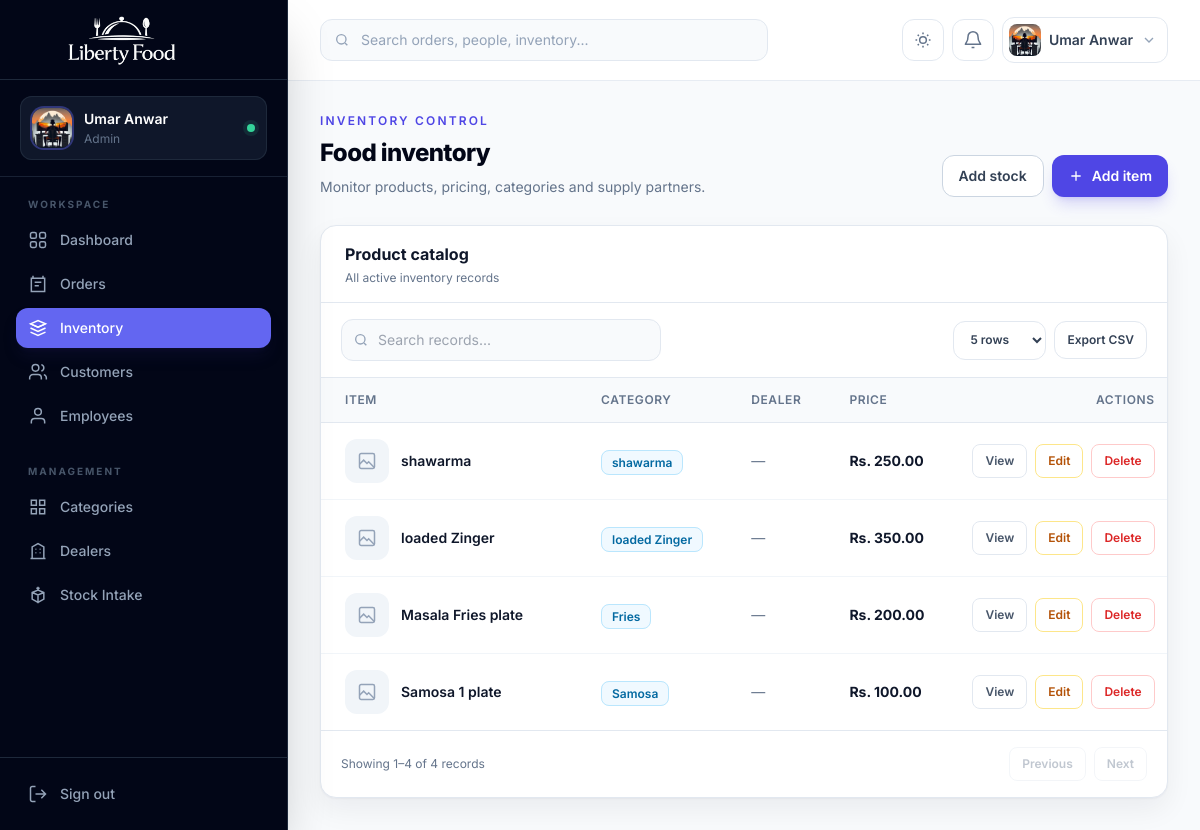
The page /foods/ (signed in) on the database its author committed.
### accounts/models.py (models this page shows, shortened)
class CustomUser(AbstractUser):
    email = models.EmailField(unique=True)
    ROLE_CHOICES = (
        ('admin', 'Admin'),
        ('employee', 'Employee'),
        ('customer', 'Customer'),
    )
    role = models.CharField(
        max_length=20,
        choices=ROLE_CHOICES,
        default='customer'
    )
    phone = models.CharField(
        max_length=15,
        blank=True,
        null=True
    )
    profile_image = models.ImageField(
        upload_to='profiles/',
        blank=True,
        null=True
    )

### core_app/models.py (models this page shows, shortened)
class FoodItem(models.Model):
    name = models.CharField(max_length=100)
    description = models.TextField()
    price = models.DecimalField(max_digits=8, decimal_places=2, blank=True)
    category = models.ForeignKey(Category, on_delete=models.CASCADE)
    dealer = models.ForeignKey(Dealer, on_delete=models.SET_NULL, null=True, blank=True)
    image = models.ImageField(upload_to="food_images/", null=True, blank=True)
    quantity = models.PositiveIntegerField(default=0)
    created_at = models.DateTimeField(auto_now_add=True)
    total_sold = models.PositiveIntegerField(default=0)

class Category(models.Model):
    name = models.CharField(max_length=200)
    image = models.ImageField(upload_to='categories/', null=True, blank=True)
    status = models.BooleanField(default=True)

### core_app/views.py (the view)
# urls.py: path('foods/', views.fooditem_list, name='fooditem_list'),
@admin_required
def fooditem_list(request):
    return render(request, "fooditem_list.html", {
        "items": FoodItem.objects.all()
    })

### templates/fooditem_list.html (shortened to what this page needs)
{% extends "base.html" %}
{% block content %}
<section class="mb-7 flex flex-col gap-4 sm:flex-row sm:items-end sm:justify-between"><div><p class="text-xs font-semibold uppercase tracking-[.18em] text-indigo-600 dark:text-indigo-400">Inventory control</p><h1 class="mt-2 text-2xl font-extrabold tracking-tight text-slate-950 dark:text-white">Food inventory</h1><p class="mt-2 text-sm text-slate-500">Monitor products, pricing, categories and supply partners.</p></div><div class="flex flex-wrap gap-2"><a href="{% url 'food_quantity' %}" class="rounded-xl border border-slate-300 bg-white px-4 py-2.5 text-sm font-semibold text-slate-700 hover:bg-slate-50 dark:border-slate-700 dark:bg-slate-900 dark:text-slate-200">Add stock</a><a href="{% url 'fooditem_add' %}" class="inline-flex items-center gap-2 rounded-xl bg-indigo-600 px-4 py-2.5 text-sm font-semibold text-white shadow-lg shadow-indigo-600/20 hover:bg-indigo-700"><svg class="h-4 w-4" viewBox="0 0 24 24" fill="none" stroke="currentColor" stroke-width="2"><path d="M12 5v14M5 12h14"/></svg> Add item</a></div></section>
<section class="overflow-hidden rounded-2xl border border-slate-200 bg-white shadow-soft dark:border-slate-800 dark:bg-slate-900"><div class="border-b border-slate-200 px-6 py-4 dark:border-slate-800"><h2 class="font-bold text-slate-900 dark:text-white">Product catalog</h2><p class="mt-1 text-xs text-slate-500">All active inventory records</p></div><div class="overflow-x-auto"><table class="min-w-full divide-y divide-slate-200 dark:divide-slate-800"><thead class="bg-slate-50 dark:bg-slate-800/50"><tr><th class="px-6 py-3.5 text-left text-xs font-semibold uppercase tracking-wider text-slate-500">Item</th><th class="px-6 py-3.5 text-left text-xs font-semibold uppercase tracking-wider text-slate-500">Category</th><th class="px-6 py-3.5 text-left text-xs font-semibold uppercase tracking-wider text-slate-500">Dealer</th><th class="px-6 py-3.5 text-left text-xs font-semibold uppercase tracking-wider text-slate-500">Price</th><th class="px-6 py-3.5 text-right text-xs font-semibold uppercase tracking-wider text-slate-500">Actions</th></tr></thead><tbody class="divide-y divide-slate-100 dark:divide-slate-800">{% for item in items %}<tr class="hover:bg-slate-50 dark:hover:bg-slate-800/40"><td class="px-6 py-4"><div class="flex min-w-52 items-center gap-3">{% if item.image %}<img src="{{ item.image.url }}" alt="{{ item.name }}" class="h-11 w-11 rounded-xl object-cover ring-1 ring-slate-200 dark:ring-slate-700">{% else %}<span class="flex h-11 w-11 items-center justify-center rounded-xl bg-slate-100 text-slate-400 dark:bg-slate-800"><svg class="h-5 w-5" viewBox="0 0 24 24" fill="none" stroke="currentColor" stroke-width="1.8"><rect x="3" y="3" width="18" height="18" rx="2"/><path d="m3 16 5-5 4 4 2-2 7 7"/></svg></span>{% endif %}<span class="text-sm font-semibold text-slate-900 dark:text-white">{{ item.name }}</span></div></td><td class="whitespace-nowrap px-6 py-4"><span class="rounded-lg border border-sky-200 bg-sky-50 px-2.5 py-1 text-xs font-semibold text-sky-700 dark:border-sky-900 dark:bg-sky-950/50 dark:text-sky-300">{{ item.category.name }}</span></td><td class="whitespace-nowrap px-6 py-4 text-sm text-slate-500">{{ item.dealer|default:"—" }}</td><td class="whitespace-nowrap px-6 py-4 text-sm font-bold text-slate-900 dark:text-white">Rs. {{ item.price }}</td><td class="px-6 py-4"><div class="flex justify-end gap-2"><a href="{% url 'fooditem_detail' item.id %}" class="rounded-lg border border-slate-200 px-3 py-2 text-xs font-semibold text-slate-600 hover:text-indigo-600 dark:border-slate-700 dark:text-slate-300">View</a><a href="{% url 'fooditem_edit' item.id %}" class="rounded-lg border border-amber-200 px-3 py-2 text-xs font-semibold text-amber-700 hover:bg-amber-50 dark:border-amber-900 dark:text-amber-400">Edit</a><a href="{% url 'fooditem_delete' item.id %}" class="rounded-lg border border-red-200 px-3 py-2 text-xs font-semibold text-red-600 hover:bg-red-50 dark:border-red-900 dark:text-red-400">Delete</a></div></td></tr>{% empty %}<tr><td colspan="5" class="px-6 py-16 text-center text-sm text-slate-500">No food items found.</td></tr>{% endfor %}</tbody></table></div></section>
{% endblock %}

### templates/base.html (shortened to what this page needs)
{% load static %}
<!DOCTYPE html>
<html lang="en" class="h-full scroll-smooth">
<head>
  <script src="https://cdn.tailwindcss.com"></script>
</head>
<body class="h-full bg-slate-50 font-sans text-slate-700 antialiased dark:bg-slate-950 dark:text-slate-300">
  <aside id="sidebar" class="fixed inset-y-0 left-0 z-50 flex w-72 -translate-x-full flex-col border-r border-slate-800 bg-slate-950 text-slate-300 shadow-2xl transition-transform duration-300 lg:translate-x-0">
    <div class="flex h-20 items-center gap-3 border-b border-slate-800 px-5">
      <a href="{% url 'home' %}" class="block h-16 w-52" aria-label="Liberty Food home">
        <img src="{% static 'liberty-food-logo-cropped.png' %}" alt="Liberty Food" class="h-full w-full object-contain">
      </a>
    </div>
    <div class="border-b border-slate-800/80 px-5 py-4">
      <div class="flex items-center gap-3 rounded-xl bg-slate-900 px-3 py-3 ring-1 ring-inset ring-slate-800">
        {% if request.user.profile_image %}
          <img src="{{ request.user.profile_image.url }}" alt="{{ request.user.username }}" class="h-10 w-10 rounded-xl object-cover ring-2 ring-indigo-500/40">
        {% else %}
          <div class="flex h-10 w-10 items-center justify-center rounded-xl bg-indigo-500/15 text-sm font-bold uppercase text-indigo-300 ring-1 ring-inset ring-indigo-500/30">
            {{ request.user.username|slice:":1" }}
          </div>
        {% endif %}
        <div class="min-w-0">
          <p class="truncate text-sm font-semibold text-white">{{ request.user.get_full_name|default:request.user.username }}</p>
          <p class="mt-0.5 truncate text-xs capitalize text-slate-500">{{ request.user.role|default:"Team member" }}</p>
        </div>
        <span class="ml-auto h-2 w-2 rounded-full bg-emerald-400 ring-4 ring-emerald-400/10" title="Online"></span>
      </div>
    </div>
    <nav class="flex-1 overflow-y-auto px-4 py-5" aria-label="Primary navigation">
      <p class="mb-2 px-3 text-[10px] font-bold uppercase tracking-[.2em] text-slate-600">Workspace</p>
      <div class="space-y-1">
        <a href="{% url 'home' %}" class="nav-link flex items-center gap-3 rounded-xl px-3 py-2.5 text-sm font-medium transition {% if request.resolver_match.url_name == 'home' %}bg-indigo-500 text-white shadow-lg shadow-indigo-950/30{% else %}text-slate-400 hover:bg-slate-900 hover:text-white{% endif %}">
          <svg class="h-5 w-5" viewBox="0 0 24 24" fill="none" stroke="currentColor" stroke-width="1.8"><rect x="3" y="3" width="7" height="7" rx="2"/><rect x="14" y="3" width="7" height="7" rx="2"/><rect x="3" y="14" width="7" height="7" rx="2"/><rect x="14" y="14" width="7" height="7" rx="2"/></svg>
          Dashboard
        </a>
        {% if request.user.role == 'admin' or request.user.is_superuser %}<a href="{% url 'order_list' %}" class="nav-link flex items-center gap-3 rounded-xl px-3 py-2.5 text-sm font-medium transition {% if 'order' in request.resolver_match.url_name %}bg-indigo-500 text-white shadow-lg shadow-indigo-950/30{% else %}text-slate-400 hover:bg-slate-900 hover:text-white{% endif %}">
          <svg class="h-5 w-5" viewBox="0 0 24 24" fill="none" stroke="currentColor" stroke-width="1.8"><path d="M6 2v4M18 2v4M4 5h16v16H4z"/><path d="M8 10h8M8 14h5"/></svg>
          Orders
        </a>
        <a href="{% url 'fooditem_list' %}" class="nav-link flex items-center gap-3 rounded-xl px-3 py-2.5 text-sm font-medium transition {% if 'fooditem' in request.resolver_match.url_name or request.resolver_match.url_name == 'food_quantity' %}bg-indigo-500 text-white shadow-lg shadow-indigo-950/30{% else %}text-slate-400 hover:bg-slate-900 hover:text-white{% endif %}">
          <svg class="h-5 w-5" viewBox="0 0 24 24" fill="none" stroke="currentColor" stroke-width="1.8"><path d="m3 7 9-4 9 4-9 4-9-4Z"/><path d="m3 7 9 4 9-4M3 12l9 4 9-4M3 17l9 4 9-4"/></svg>
          Inventory
        </a>
        <a href="{% url 'customer_list' %}" class="nav-link flex items-center gap-3 rounded-xl px-3 py-2.5 text-sm font-medium transition {% if 'customer' in request.resolver_match.url_name %}bg-indigo-500 text-white shadow-lg shadow-indigo-950/30{% else %}text-slate-400 hover:bg-slate-900 hover:text-white{% endif %}">
          <svg class="h-5 w-5" viewBox="0 0 24 24" fill="none" stroke="currentColor" stroke-width="1.8"><path d="M16 21v-2a4 4 0 0 0-4-4H6a4 4 0 0 0-4 4v2"/><circle cx="9" cy="7" r="4"/><path d="M22 21v-2a4 4 0 0 0-3-3.87M16 3.13a4 4 0 0 1 0 7.75"/></svg>
          Customers
        </a>
        <a href="{% url 'employee_list' %}" class="nav-link flex items-center gap-3 rounded-xl px-3 py-2.5 text-sm font-medium transition {% if 'employee' in request.resolver_match.url_name or 'salary' in request.resolver_match.url_name %}bg-indigo-500 text-white shadow-lg shadow-indigo-950/30{% else %}text-slate-400 hover:bg-slate-900 hover:text-white{% endif %}">
          <svg class="h-5 w-5" viewBox="0 0 24 24" fill="none" stroke="currentColor" stroke-width="1.8"><path d="M20 21v-2a4 4 0 0 0-4-4H8a4 4 0 0 0-4 4v2"/><circle cx="12" cy="7" r="4"/></svg>
          Employees
        </a>{% endif %}
      </div>
      {% if request.user.role == 'admin' or request.user.is_superuser %}<p class="mb-2 mt-7 px-3 text-[10px] font-bold uppercase tracking-[.2em] text-slate-600">Management</p>
      <div class="space-y-1">
        <a href="{% url 'category_list' %}" class="nav-link flex items-center gap-3 rounded-xl px-3 py-2.5 text-sm font-medium transition {% if 'category' in request.resolver_match.url_name %}bg-indigo-500 text-white{% else %}text-slate-400 hover:bg-slate-900 hover:text-white{% endif %}">
          <svg class="h-5 w-5" viewBox="0 0 24 24" fill="none" stroke="currentColor" stroke-width="1.8"><path d="M4 4h6v6H4zM14 4h6v6h-6zM4 14h6v6H4zM14 14h6v6h-6z"/></svg>
          Categories
        </a>
        <a href="{% url 'dealer_list' %}" class="nav-link flex items-center gap-3 rounded-xl px-3 py-2.5 text-sm font-medium transition {% if 'dealer' in request.resolver_match.url_name %}bg-indigo-500 text-white{% else %}text-slate-400 hover:bg-slate-900 hover:text-white{% endif %}">
          <svg class="h-5 w-5" viewBox="0 0 24 24" fill="none" stroke="currentColor" stroke-width="1.8"><path d="M3 21h18M5 21V7l7-4 7 4v14M9 10h1M14 10h1M9 14h1M14 14h1"/></svg>
          Dealers
        </a>
        <a href="{% url 'food_quantity' %}" class="nav-link flex items-center gap-3 rounded-xl px-3 py-2.5 text-sm font-medium transition {% if request.resolver_match.url_name == 'food_quantity' %}bg-indigo-500 text-white{% else %}text-slate-400 hover:bg-slate-900 hover:text-white{% endif %}">
          <svg class="h-5 w-5" viewBox="0 0 24 24" fill="none" stroke="currentColor" stroke-width="1.8"><path d="M12 22V12M5 9l7 3 7-3M5 9l7-3 7 3v8l-7 4-7-4V9Z"/><path d="M12 2v4M10 4h4"/></svg>
          Stock Intake
        </a>
      </div>{% endif %}
    </nav>
    <div class="border-t border-slate-800 p-4">
      <a href="{% url 'logout' %}" class="flex items-center gap-3 rounded-xl px-3 py-2.5 text-sm font-medium text-slate-400 transition hover:bg-red-500/10 hover:text-red-400">
        <svg class="h-5 w-5" viewBox="0 0 24 24" fill="none" stroke="currentColor" stroke-width="1.8"><path d="M9 21H5a2 2 0 0 1-2-2V5a2 2 0 0 1 2-2h4M16 17l5-5-5-5M21 12H9"/></svg>
        Sign out
      </a>
    </div>
  </aside>
  <div id="app-main" class="min-h-full transition-all duration-300 lg:ml-72">
    <header id="topbar" class="sticky top-0 z-30 border-b border-slate-200/80 bg-white/90 backdrop-blur-xl dark:border-slate-800 dark:bg-slate-950/85">
      <div class="flex h-20 items-center gap-3 px-4 sm:px-6 lg:px-8">
        {% if request.user.role == 'admin' or request.user.is_superuser %}<form method="GET" action="{% url 'global_search' %}" class="relative hidden w-full max-w-md md:block">
          <input type="search" name="q" placeholder="Search orders, people, inventory..." class="w-full rounded-xl border border-slate-200 bg-slate-50 py-2.5 pl-10 pr-4 text-sm text-slate-900 outline-none transition placeholder:text-slate-400 focus:border-indigo-500 focus:ring-4 focus:ring-indigo-500/10 dark:border-slate-800 dark:bg-slate-900 dark:text-white">
        </form>{% endif %}
        <div class="ml-auto flex items-center gap-2">
          <button id="theme-toggle" type="button" class="rounded-xl border border-slate-200 p-2.5 text-slate-500 transition hover:border-indigo-200 hover:bg-indigo-50 hover:text-indigo-600 dark:border-slate-800 dark:text-slate-400 dark:hover:border-indigo-900 dark:hover:bg-indigo-950/50 dark:hover:text-indigo-400" aria-label="Toggle color theme">
            <svg class="h-5 w-5 dark:hidden" viewBox="0 0 24 24" fill="none" stroke="currentColor" stroke-width="1.8"><path d="M12 3v2M12 19v2M3 12h2M19 12h2M5.64 5.64l1.42 1.42M16.94 16.94l1.42 1.42M18.36 5.64l-1.42 1.42M7.06 16.94l-1.42 1.42"/><circle cx="12" cy="12" r="4"/></svg>
          </button>
          <div class="relative">
            <button id="notification-trigger" type="button" class="relative rounded-xl border border-slate-200 p-2.5 text-slate-500 transition hover:bg-slate-50 dark:border-slate-800 dark:text-slate-400 dark:hover:bg-slate-900" aria-label="Notifications" aria-expanded="false">
              <svg class="h-5 w-5" viewBox="0 0 24 24" fill="none" stroke="currentColor" stroke-width="1.8"><path d="M18 8a6 6 0 0 0-12 0c0 7-3 7-3 9h18c0-2-3-2-3-9M13.7 21h-3.4"/></svg>
            </button>
          </div>
          <div class="relative">
            <button id="profile-trigger" type="button" class="flex items-center gap-2 rounded-xl border border-slate-200 bg-white p-1.5 pr-2.5 transition hover:bg-slate-50 dark:border-slate-800 dark:bg-slate-900 dark:hover:bg-slate-800" aria-expanded="false">
              {% if request.user.profile_image %}
                <img src="{{ request.user.profile_image.url }}" alt="" class="h-8 w-8 rounded-lg object-cover">
              {% else %}
                <span class="flex h-8 w-8 items-center justify-center rounded-lg bg-indigo-100 text-xs font-bold uppercase text-indigo-700 dark:bg-indigo-500/15 dark:text-indigo-300">{{ request.user.username|slice:":1" }}</span>
              {% endif %}
              <span class="hidden max-w-32 truncate text-sm font-semibold text-slate-700 dark:text-slate-200 sm:block">{{ request.user.get_full_name|default:request.user.username }}</span>
              <svg class="hidden h-4 w-4 text-slate-400 sm:block" viewBox="0 0 24 24" fill="none" stroke="currentColor" stroke-width="2"><path d="m6 9 6 6 6-6"/></svg>
            </button>
          </div>
        </div>
      </div>
    </header>
    <main class="px-4 py-6 sm:px-6 lg:px-8 lg:py-8">
      <div class="mx-auto max-w-[1600px]">
        {% block content %}{% endblock %}
      </div>
    </main>
  </div>
</body>
</html>

### rows shown on the page
CustomUser: user.profile_image (picture), user.get_full_name "Umar Anwar", user.role "Admin"
FoodItem: name "shawarma", category.name "shawarma", dealer "—", price "250.00"
FoodItem: name "loaded Zinger", category.name "loaded Zinger", dealer "—", price "350.00"
FoodItem: name "Masala Fries plate", category.name "Fries", dealer "—", price "200.00"
FoodItem: name "Samosa 1 plate", category.name "Samosa", dealer "—", price "100.00"
